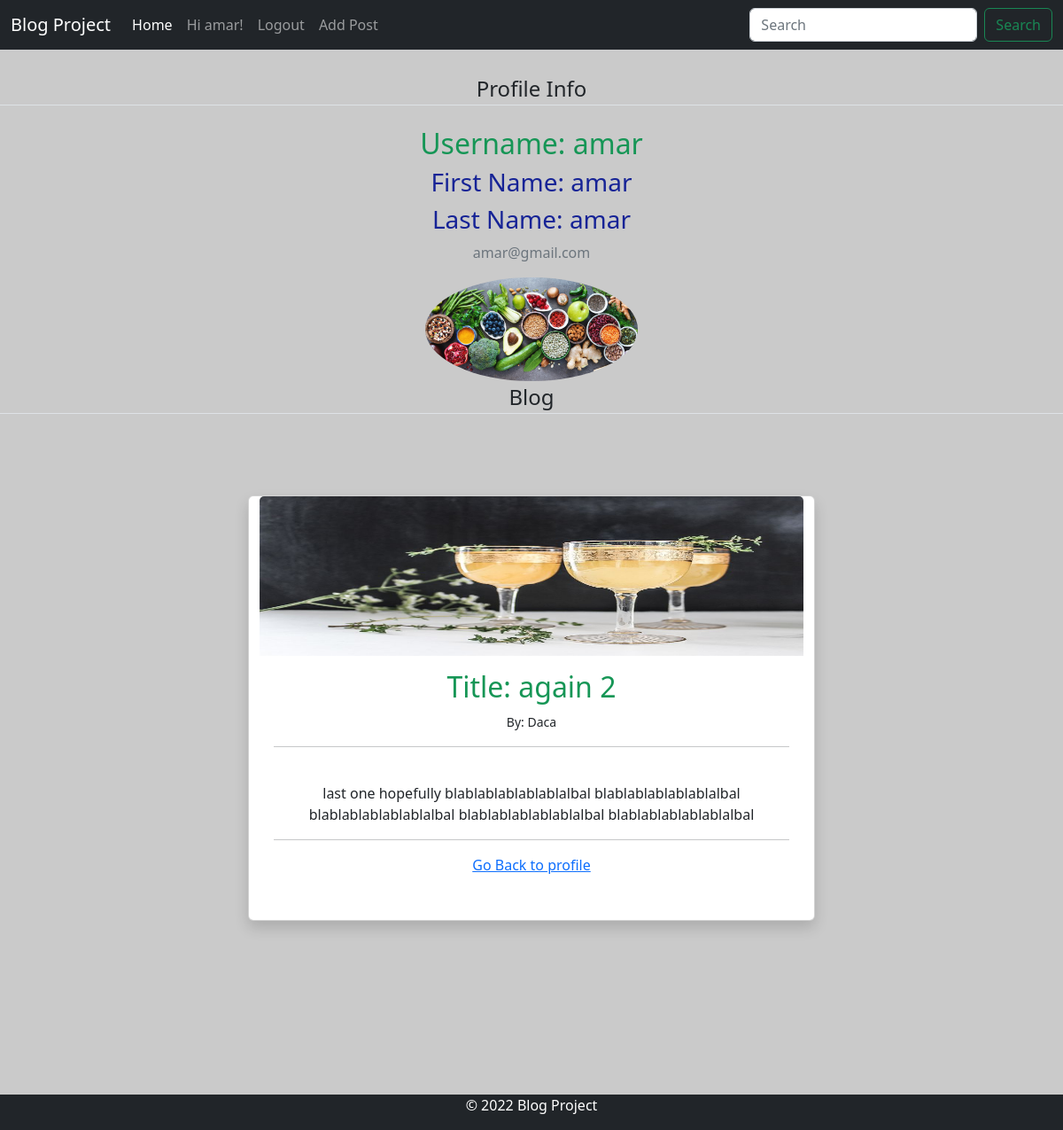
The app's page /blog_app/article/31/ (signed in) with its own data.
### blog_app/models.py (models this page shows, shortened)
class UserProfileInfo(models.Model):
    user = models.OneToOneField(User, on_delete=models.CASCADE)
    first_name = models.CharField(("First name"), max_length=50)
    last_name = models.CharField(("Last name"), max_length=50)
    profile_pic = models.ImageField(upload_to = 'profile_pics', blank = True)

class Post(models.Model):
    title = models.CharField(max_length=200, unique=True)
    author = models.ForeignKey(User, editable=False, on_delete= models.CASCADE,related_name='blog_posts', null=True)
    content = models.TextField()
    status = models.IntegerField(choices=STATUS, default=0)
    created_on = models.DateTimeField(auto_now_add=True)

### blog_app/views.py (the view)
# urls.py: url(r'^article/(?P<pk>[0-9]+)/$', views.ArticleDetailView.as_view(), name="article"),
class ArticleDetailView(DetailView):
    model = Post
    template_name = 'blog_app/article.html'

### templates/blog_app/article.html (shortened to what this page needs)
{% extends "blog_app/base.html" %}
{% block content %}
    <div class="content-section">
      <div class="media">
        <legend class="border-bottom mb-4">Profile Info</legend>        <div class="media-body">
            <h2 class="account-heading" style="color:rgb(22, 150, 86);">Username: {{ user.username }}</h2>
            <h3>First Name: {{ request.user.first_name }}</h3>
            <h3>Last Name: {{ request.user.last_name }}</h3>
            <p class="text-secondary">{{ user.email }}</p>
            <img class="rounded-circle article-img" src="{{ user.userprofileinfo.profile_pic.url }}" width='240' alt={{user}}>
        </div>
      </div>
      <form method="POST" enctype="multipart/form-data">
        <fieldset class="form-group">
            <legend class="border-bottom mb-4">Blog</legend>
        </fieldset>
    </form>
    </div >
<div class="container mt-5 mb-3">
    <div class="row">
        <div class="card shadow " style="width: 40rem; height: 30rem;" >
        <img src="{{ post.author.userprofileinfo.profile_pic.url }}" class="card-img-top" alt="..." height="180px">
            <div class="card-body" >
            <h2>Title: {{ post.title }}</h2>
            <small>By: {{ post.author }}</small><br>
            <hr>
            <br>
            {{ post.content }}
            <br>
            <hr>
            <a href="{% url 'user_profile' %}">Go Back to profile</a>
</div>
</div>
</div>
</div>
{% endblock %}

### templates/blog_app/base.html (shortened to what this page needs)
{% load staticfiles %}
{% load static %}
<!DOCTYPE html>
<html lang="en">
<head>
    <link href="https://cdn.jsdelivr.net/npm/bootstrap@5.2.0-beta1/dist/css/bootstrap.min.css" rel="stylesheet">
    <link rel="stylesheet" href="{% static 'css/basicstyle.css' %}">
    <link href="{% static 'styles/base.css' %}" rel="stylesheet">
</head>
<body>
<header class="p-3 bg-dark">
<nav class="navbar navbar-expand-lg navbar-dark bg-dark fixed-top">
  <div class="container-fluid">
    <div class="collapse navbar-collapse" id="navbarTogglerDemo01">
      <a class="navbar-brand" href="{% url 'index' %}">Blog Project</a>
      <ul class="navbar-nav me-auto mb-2 mb-lg-0">
        <li class="nav-item">
          <a class="nav-link active" aria-current="page" href="{% url 'index' %}">Home</a>
        </li>
{% if user.is_authenticated %}
        <li class="nav-item">
          <a class="nav-link" href="{% url 'user_profile' %}">Hi {{ user.username }}!</a>
        </li>
        <li class="nav-item">
          <a class="nav-link" href="{% url 'logout' %}">Logout</a>
        </li>
        <li class="nav-item">
          <a class="nav-link" href="{% url 'blog_app:addpost' %}">Add Post</a>
        </li>
{% endif %}
      </ul>
      <form class="d-flex" role="search">
        <input class="form-control me-2" type="search" placeholder="Search" aria-label="Search">
        <button class="btn btn-outline-success" type="submit">Search</button>
      </form>
    </div>
  </div>
</nav>
  </header>
<div id="content-wrap">
{% block content %}
{% endblock %}
</div>
<div class="container" >
  <footer class="py-0  footer fixed-bottom bg-dark " id="footer">
    <p class="text-center " style="color: white;">© 2022 Blog Project</p>
  </footer>
</div>
</body>
</html>

### static/css/basicstyle.css (style rules this page uses)
body { background-color:rgb(202, 202, 202); }
h3 { color:rgb(22, 35, 150); }
h2 { color:rgb(22, 150, 86); }
#footer { position: fixed; bottom: 0; width: 100%; }
#content-wrap { margin-bottom: 50px; margin-top: 50px; position: relative; padding-bottom: 10rem; }

### static/styles/base.css (style rules this page uses)
body { text-align:center; }
.card { margin: 20px auto; float: none; margin-bottom: 10px; }

### records on screen
Post: author.userprofileinfo.profile_pic (picture), title "again 2", author "Daca", content "last one hopefully blablablablablablalbal blablablablablablalbal blablablablablablalbal blablablablablablalbal blablablablablablalbal"

### other values on screen
{{ user.username }} "amar"
{{ request.user.first_name }} "amar"
{{ request.user.last_name }} "amar"
{{ user.email }} "amar@gmail.com"
